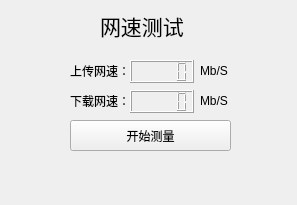
<?xml version="1.0" encoding="UTF-8"?>
<ui version="4.0">
 <class>MainWindow</class>
 <widget class="QMainWindow" name="MainWindow">
  <property name="geometry">
   <rect>
    <x>0</x>
    <y>0</y>
    <width>297</width>
    <height>205</height>
   </rect>
  </property>
  <property name="windowTitle">
   <string>网速测试</string>
  </property>
  <widget class="QWidget" name="centralwidget">
   <widget class="QLabel" name="title">
    <property name="geometry">
     <rect>
      <x>100</x>
      <y>10</y>
      <width>91</width>
      <height>31</height>
     </rect>
    </property>
    <property name="font">
     <font>
      <family>STZhongsong</family>
      <pointsize>16</pointsize>
     </font>
    </property>
    <property name="text">
     <string>网速测试</string>
    </property>
   </widget>
   <widget class="QLabel" name="uploadLabel">
    <property name="geometry">
     <rect>
      <x>70</x>
      <y>60</y>
      <width>61</width>
      <height>21</height>
     </rect>
    </property>
    <property name="text">
     <string>上传网速：</string>
    </property>
   </widget>
   <widget class="QLCDNumber" name="uploadSpeed">
    <property name="geometry">
     <rect>
      <x>130</x>
      <y>60</y>
      <width>64</width>
      <height>23</height>
     </rect>
    </property>
   </widget>
   <widget class="QLabel" name="mbpsSign">
    <property name="geometry">
     <rect>
      <x>200</x>
      <y>60</y>
      <width>53</width>
      <height>21</height>
     </rect>
    </property>
    <property name="text">
     <string>Mb/S</string>
    </property>
   </widget>
   <widget class="QLabel" name="downloadLabel">
    <property name="geometry">
     <rect>
      <x>70</x>
      <y>90</y>
      <width>61</width>
      <height>21</height>
     </rect>
    </property>
    <property name="text">
     <string>下载网速：</string>
    </property>
   </widget>
   <widget class="QLCDNumber" name="downloadSpeed">
    <property name="geometry">
     <rect>
      <x>130</x>
      <y>90</y>
      <width>64</width>
      <height>23</height>
     </rect>
    </property>
   </widget>
   <widget class="QLabel" name="mbpsSign_2">
    <property name="geometry">
     <rect>
      <x>200</x>
      <y>90</y>
      <width>53</width>
      <height>21</height>
     </rect>
    </property>
    <property name="text">
     <string>Mb/S</string>
    </property>
   </widget>
   <widget class="QPushButton" name="testButton">
    <property name="geometry">
     <rect>
      <x>70</x>
      <y>120</y>
      <width>161</width>
      <height>31</height>
     </rect>
    </property>
    <property name="text">
     <string>开始测量</string>
    </property>
   </widget>
  </widget>
 </widget>
 <resources/>
 <connections/>
</ui>
